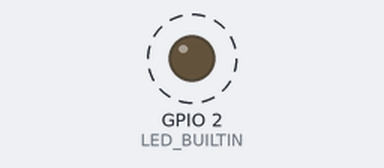
A program run on a simulated ESP32. Shown: output pins drawn as LEDs (lit = HIGH). Dashed ring = blinking. WiFi joins after 1.5 s; servers stay silent unless stated; nothing arrives over Bluetooth unless stated; what the program prints to the serial monitor is not drawn.

Above: at 2.0 s.
Timing chart, 0 to 6.3 s (numbered marks = the images above):
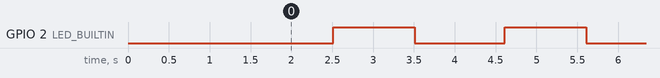

The program:

main.cpp
```cpp
#include <Arduino.h>
#include <WiFi.h>
#include <BluetoothSerial.h>


//Konstanten.. evtl. auslagern in eine extra Datei, je nach Umfang.
#define WIFI_NETWORK "Netzwerkname" //anpassen
#define WIFI_PASSWORD "pw" //anpassen
#define WIFI_TIMEOUT_MS 20000 // ggf anpassen
#define LED_BUILTIN 2 //LED PIN Nummer checken, oftmals ist 2 aber richig.
#define BT_NAME "Testname" // anpassen


//BluetoothSerial Connection-Variable //position unklar, daher aktuell global
BluetoothSerial SerialBT;


// TODI
void connectToWiFi(){
  Serial.println("Verbinde mit WLAN");
  WiFi.mode(WIFI_STA); // Static Wifi Status Mode
  WiFi.begin(WIFI_NETWORK, WIFI_PASSWORD);

  unsigned long startAttemptTime = millis(); // millis-Funktion gibt den Startzeitpunkt des ESP-32 wieder. Systemzeit

  while(WiFi.status() != WL_CONNECTED && millis() - startAttemptTime < WIFI_TIMEOUT_MS){ //While Schleife, die läuft bis die WIFI_TIMEOUT-MS > als Startattempttime ist
  // "&&" Ergebnis = 1, wenn beide Operanden Werte != 0 haben
    Serial.println("...");
    delay(100);
  }
  if (WiFi.status() != WL_CONNECTED){
    Serial.println("Connection Failed!");
    // evtl. timeout, HIER MUSS NOCH WAShin, was passieren soll, wenn der keine connection bekommt.
  } else {
    Serial.println("Connected!");
    Serial.println(WiFi.localIP());
  }
}


void setup() { Serial.begin(9600); // Datenrate über Serial
  // wird zu Beginn ausgeführt - BOOT-FUNKTION

  pinMode(LED_BUILTIN, OUTPUT);
  Serial.println("Hello Leute, hier spricht der BOOT-Funktion.");
  connectToWiFi();
  if(!SerialBT.begin(BT_NAME)){
    Serial.println("Es ist ein Fehler aufgetreten. Bluetooth-Verbindung unterbrochen oder nicht möglich.");
  }else{
    Serial.println("Bluetooth-Verbindung hergestellt.");
  }
}

void loop() {
  // put your main code here, to run repeatedly:
  //kontinuierlich ausgeführter Code

  delay(1000); // 1000ms Delay zwischen jedem PrintLN
  digitalWrite(LED_BUILTIN, HIGH);
  Serial.println("Ich bin die LOOP Funktion und ich bin auch dabei.");
  delay(1000);
  digitalWrite(LED_BUILTIN, LOW);

  if (Serial.available()){
  Serial.write(Serial.read()); //Serial.read returns die erhaltenen Daten
  }

  if(SerialBT.available()){
    Serial.write(SerialBT.read());
  }
  delay(100);
  }
```

Measured:
- by itself, GPIO 2 (LED_BUILTIN): alternates HIGH for 1.0 s and LOW for 1.1 s
